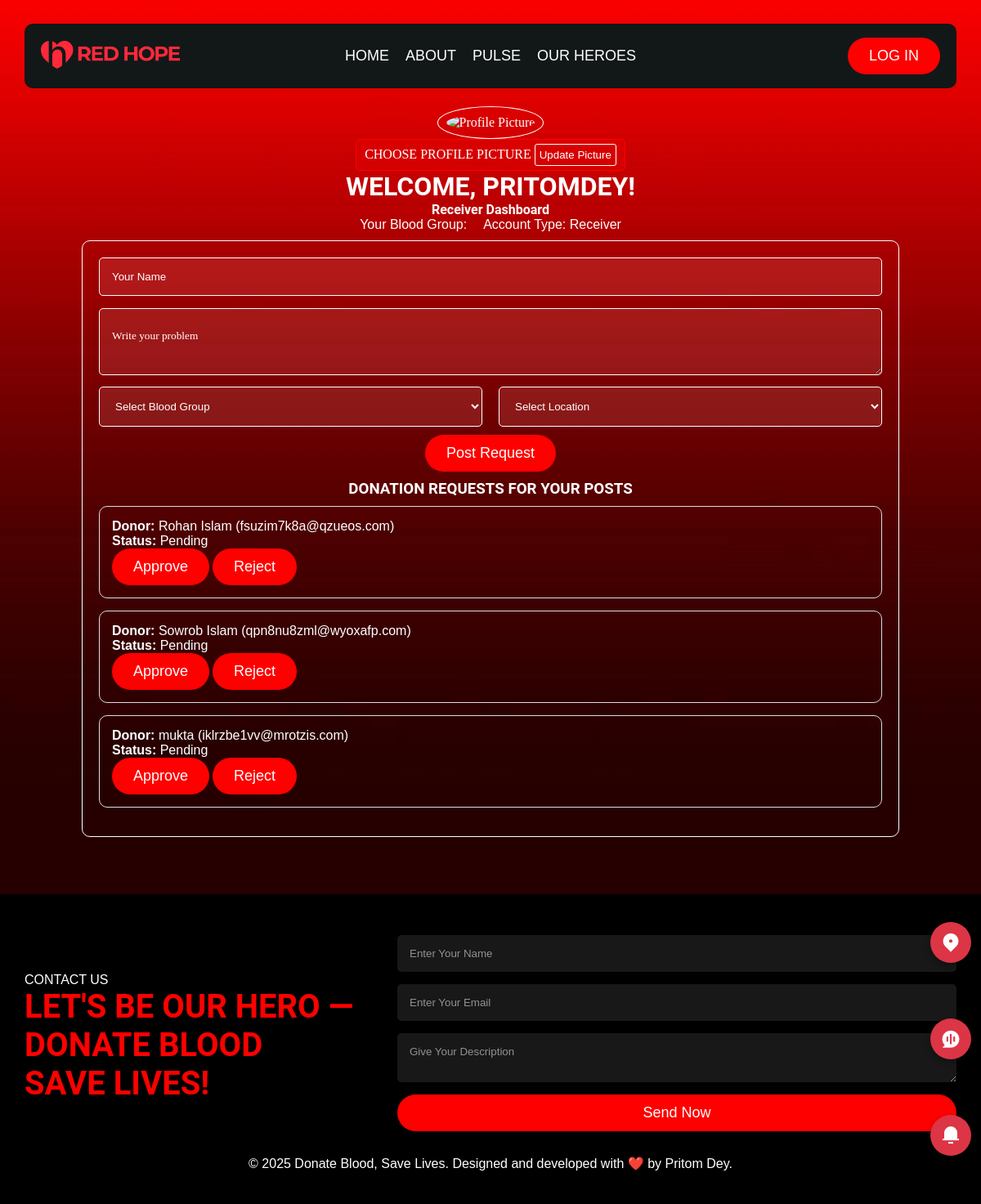
Screenshot of /receiver-dashboard/ (signed in) with the database file from the repository.
### donor/models.py (models this page shows, shortened)
class DonationRequest(models.Model):
    STATUS_CHOICES = [
        ('pending', 'Pending'),
        ('approved', 'Approved'),
        ('rejected', 'Rejected'),
    ]
    post = models.ForeignKey(RequestPost, on_delete=models.CASCADE, related_name="donations")
    donor = models.ForeignKey(User, on_delete=models.CASCADE, related_name="donations")
    name = models.CharField(max_length=200)
    email = models.EmailField()
    phone = models.CharField(max_length=20)
    last_donation_date = models.DateField(null=True, blank=True)
    status = models.CharField(max_length=10, choices=STATUS_CHOICES, default="pending")
    created_at = models.DateTimeField(auto_now_add=True)

### donor/views.py (the view, shortened to what this page needs)
# urls.py: path('receiver-dashboard/', views.receiver_dashboard, name='receiver_dashboard'),
@login_required(login_url="login")
def receiver_dashboard(request):
    posts = RequestPost.objects.filter(user=request.user).order_by("-created_at")
    donations = DonationRequest.objects.filter(post__in=posts).order_by("-created_at")
    return render(
        request,
        "donor/receiver_dashboard.html",
        {"posts": posts, "donations": donations},
    )

### donor/templates/donor/receiver_dashboard.html (shortened to what this page needs)
{% extends 'donor/base.html' %}
{% load static %}
{% block main %}
<div class="dashboard">
  <div class="dash_box">
    <div class="profile_pic">
      <img src="{{ request.user.profile.profile_pic.url }}" alt="Profile Picture" style="width:120px;height:120px;border-radius:50%;">
    </div>
    <form class="dp_change" action="{% url 'receiver_dashboard' %}" method="post" enctype="multipart/form-data">
      <label for="profile_pic" class="custom-file-upload">Choose Profile Picture</label>
      <button type="submit">Update Picture</button>
    </form>
    <h1>WELCOME, <span style="text-transform: uppercase;">{{ request.user.username }}!</span></h1>
    <h2>Receiver Dashboard</h2>
    <div class="dashdetails">
      <p>Your Blood Group: {{ request.user.profile.blood_group }}</p>
      <p>Account Type: Receiver</p>
    </div>
  </div>
   <div class="dash_content " style="color: #fff;">
  <div id="form" class="tab-content">
    <form class="blood_request"  action="{% url 'receiver_dashboard' %}" method="post">
      <input type="text" name="name" placeholder="Your Name" required><br>
      <textarea style="margin-top: 15px;" name="problem" placeholder="Write your problem" required></textarea><br>
      <div class="select" style="margin-top: 10px;">
        <select name="blood_group" required>
          <option value="">Select Blood Group</option>
        </select>
        <select name="location" required>
          <option value="">Select Location</option>
        </select>
      </div>
      <button type="submit" class="btn" style="margin-top: 10px;position: relative;left: 50%;transform: translateX(-50%);">Post Request</button>
    </form>
  </div>
  <div id="donations" class="tab-content" >
    <h3 style="text-align: center;text-transform: uppercase;margin-top: 10px;">Donation Requests for Your Posts</h3>
    {% for donation in donations %}
      <div style="margin-top: 10px; border:1px solid #ddd; padding:15px; border-radius: 10px; margin-bottom:15px;"">
        <p><b>Donor:</b> {{ donation.name }} ({{ donation.email }})</p>
        <p><b>Status:</b> {{ donation.status|capfirst }}</p>
        {% if donation.status == "pending" %}
          <a href="{% url 'approve_donation' donation.id %}" ><button class="btn">Approve</button></a>
          <a href="{% url 'reject_donation' donation.id %}" ><button class="btn">Reject</button></a>
        {% endif %}
      </div>
    {% empty %}
      <p>No donation requests yet.</p>
    {% endfor %}
  </div>
</div>
  </div>
{% endblock main %}

### donor/static/css/style.css (style rules this page uses)
* { margin: 0; padding: 0; box-sizing: border-box; }
html, body { width: 100%; height: 100%; background-color: #e0e0e0; }
h1, h2, h3 { font-family: 'Roboto', sans-serif; }
p { font-family: 'Poppins', sans-serif; }
a { text-decoration: none; }
.btn { background-color: red; color: #fff; padding: 12px 26px; border: none; border-radius: 30px; font-size: 18px; cursor: pointer; transition: all 0.3s ease; }
.select { display: flex; gap: 20px; width: 100%; }
.select select { width: 50%; border: #fff solid 1px; color: #fff; padding: 15px; background: #ff83832f; border-radius: 5px; }
.select select option { background-color: #7f0000; }
.dashboard { position: relative; width: 100%; padding: 70px 0; padding-top: 130px; background: url('../img/dashboard.jpeg'); background-position: center; background-size: cover; background-repeat: no-repeat; }
.dash_box { margin: 0 auto; display: flex; color: #fff; align-items: center; justify-content: center; flex-direction: column; max-width: 1100px; }
.profile_pic img { height: 170px; border: 1px solid #fff; object-fit: cover; object-position: center; padding: 10px; border-radius: 50%; width: 170px; }
.dash_box h2 { font-size: 16px; }
.dashdetails { display: flex; gap: 20px; }
.dash_content { max-width: 1000px; border-radius: 10px; margin: 0 auto; margin-top: 10px; padding: 20px; border: 1px solid #fff; }
.custom-file-upload { display: inline-block; color: white; font-weight: 400; font-family: poppins; text-transform: uppercase; cursor: pointer; transition: 0.3s ease-in-out; }
.dp_change { background-color: #ff00003a; padding: 5px 10px; border: 1px solid red; border-radius: 5px; }
.dp_change button { background-color: transparent; border: none; border-radius: 3px; padding: 5px; border: 1px #fff solid; color: #fff; }
.blood_request input { width: 100%; border: #fff solid 1px; color: #fff; padding: 15px; background: #ff83832f; border-radius: 5px; }
.blood_request input::placeholder { color: #fff; }
.blood_request textarea::placeholder { color: #fff;font-family: poppins; }
.blood_request textarea { width: 100%; border: #fff solid 1px; color: #fff; padding: 25px 15px; background: #ff83832f; border-radius: 5px; }

### rows the page displays
DonationRequest: name "Rohan Islam", email "fsuzim7k8a@qzueos.com", status "Pending", shows "Approve"
DonationRequest: name "Sowrob Islam", email "qpn8nu8zml@wyoxafp.com", status "Pending", shows "Approve"
DonationRequest: name "mukta", email "iklrzbe1vv@mrotzis.com", status "Pending", shows "Approve"

### other values shown
{{ request.user.username }} "PRITOMDEY"
